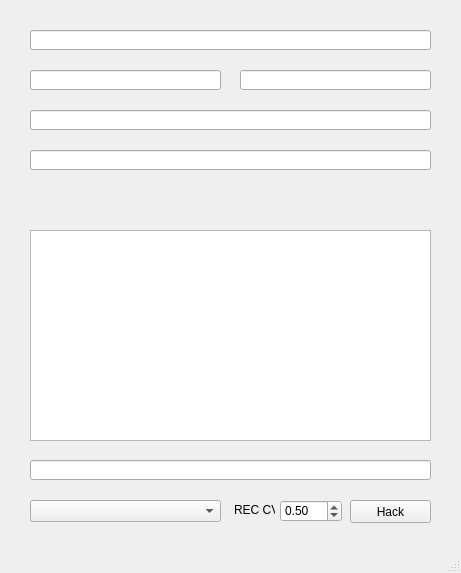
<?xml version="1.0" encoding="UTF-8"?>
<ui version="4.0">
 <class>MainWindow</class>
 <widget class="QMainWindow" name="MainWindow">
  <property name="geometry">
   <rect>
    <x>0</x>
    <y>0</y>
    <width>461</width>
    <height>573</height>
   </rect>
  </property>
  <property name="windowTitle">
   <string>HackTool</string>
  </property>
  <widget class="QWidget" name="centralWidget">
   <widget class="QLineEdit" name="lineEdit_charset">
    <property name="geometry">
     <rect>
      <x>30</x>
      <y>30</y>
      <width>401</width>
      <height>20</height>
     </rect>
    </property>
    <property name="text">
     <string/>
    </property>
   </widget>
   <widget class="QLineEdit" name="lineEdit_cipherKey">
    <property name="geometry">
     <rect>
      <x>30</x>
      <y>460</y>
      <width>401</width>
      <height>20</height>
     </rect>
    </property>
    <property name="text">
     <string/>
    </property>
   </widget>
   <widget class="QLineEdit" name="lineEdit_expectedCipherText">
    <property name="geometry">
     <rect>
      <x>30</x>
      <y>150</y>
      <width>401</width>
      <height>20</height>
     </rect>
    </property>
    <property name="text">
     <string/>
    </property>
   </widget>
   <widget class="QPushButton" name="pushButton_hack">
    <property name="geometry">
     <rect>
      <x>350</x>
      <y>500</y>
      <width>81</width>
      <height>23</height>
     </rect>
    </property>
    <property name="text">
     <string>Hack</string>
    </property>
   </widget>
   <widget class="QLineEdit" name="lineEdit_cipherText">
    <property name="geometry">
     <rect>
      <x>30</x>
      <y>110</y>
      <width>401</width>
      <height>20</height>
     </rect>
    </property>
   </widget>
   <widget class="QLabel" name="label_tips">
    <property name="geometry">
     <rect>
      <x>30</x>
      <y>190</y>
      <width>151</width>
      <height>21</height>
     </rect>
    </property>
    <property name="text">
     <string/>
    </property>
   </widget>
   <widget class="QLabel" name="label_status">
    <property name="geometry">
     <rect>
      <x>190</x>
      <y>190</y>
      <width>241</width>
      <height>21</height>
     </rect>
    </property>
    <property name="text">
     <string/>
    </property>
   </widget>
   <widget class="QLineEdit" name="lineEdit_plainText">
    <property name="geometry">
     <rect>
      <x>240</x>
      <y>70</y>
      <width>191</width>
      <height>20</height>
     </rect>
    </property>
   </widget>
   <widget class="QLineEdit" name="lineEdit_plainMask">
    <property name="geometry">
     <rect>
      <x>30</x>
      <y>70</y>
      <width>191</width>
      <height>20</height>
     </rect>
    </property>
   </widget>
   <widget class="QComboBox" name="comboBox_cryptography">
    <property name="geometry">
     <rect>
      <x>30</x>
      <y>500</y>
      <width>191</width>
      <height>22</height>
     </rect>
    </property>
   </widget>
   <widget class="QTableView" name="tableView_records">
    <property name="geometry">
     <rect>
      <x>30</x>
      <y>230</y>
      <width>401</width>
      <height>211</height>
     </rect>
    </property>
   </widget>
   <widget class="QLabel" name="label">
    <property name="geometry">
     <rect>
      <x>234</x>
      <y>500</y>
      <width>41</width>
      <height>20</height>
     </rect>
    </property>
    <property name="text">
     <string>REC CV:</string>
    </property>
   </widget>
   <widget class="QDoubleSpinBox" name="doubleSpinBox_cv">
    <property name="geometry">
     <rect>
      <x>280</x>
      <y>500</y>
      <width>62</width>
      <height>22</height>
     </rect>
    </property>
    <property name="maximum">
     <double>1.000000000000000</double>
    </property>
    <property name="singleStep">
     <double>0.100000000000000</double>
    </property>
    <property name="value">
     <double>0.500000000000000</double>
    </property>
   </widget>
  </widget>
  <widget class="QMenuBar" name="menuBar">
   <property name="geometry">
    <rect>
     <x>0</x>
     <y>0</y>
     <width>461</width>
     <height>23</height>
    </rect>
   </property>
  </widget>
  <widget class="QStatusBar" name="statusBar"/>
 </widget>
 <layoutdefault spacing="6" margin="11"/>
 <resources/>
 <connections>
  <connection>
   <sender>pushButton_hack</sender>
   <signal>clicked()</signal>
   <receiver>MainWindow</receiver>
   <slot>hack()</slot>
   <hints>
    <hint type="sourcelabel">
     <x>265</x>
     <y>156</y>
    </hint>
    <hint type="destinationlabel">
     <x>334</x>
     <y>205</y>
    </hint>
   </hints>
  </connection>
 </connections>
 <slots>
  <slot>hack()</slot>
 </slots>
</ui>
